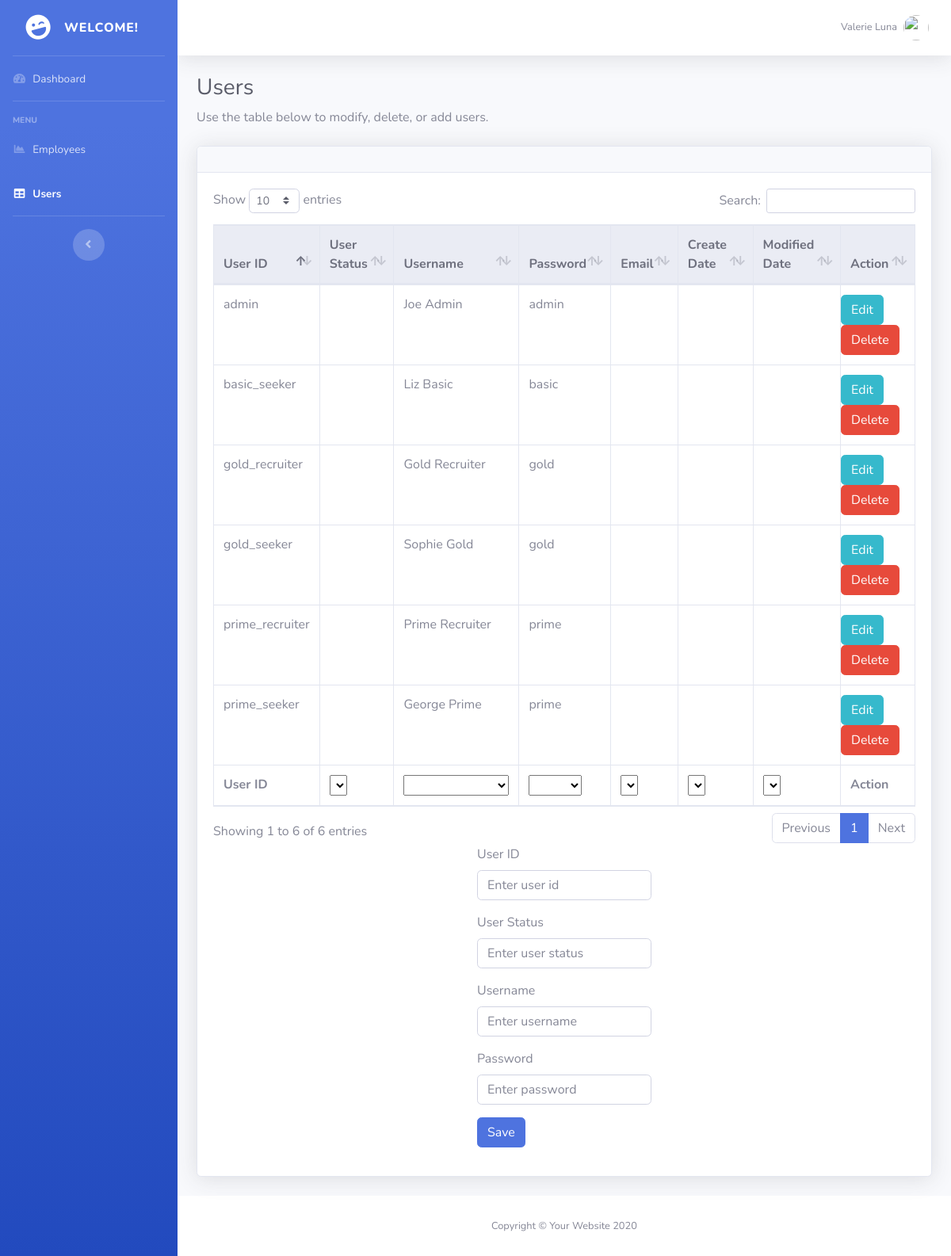
Screenshot of /User/admin_users.php with the database file from the repository.
### tables this page shows
CREATE TABLE `users` (
  `user_id` varchar(20) NOT NULL,
  `user_category` int(11) NOT NULL,
  `user_name` varchar(80) NOT NULL,
  `user_password` varchar(80) NOT NULL,
  `EMAIL_ID` varchar(20) DEFAULT NULL,
  `CONTACT_NUMBER` int(11) DEFAULT NULL,
  `CREATE_DATE` date DEFAULT NULL,
  `MODIFIED_DATE` date DEFAULT NULL,
  PRIMARY KEY (`user_id`),
  KEY `FK_user_status` (`user_category`)
);

### User/process-users.php (called while the page is built, shortened)
<?php
$host = "192.168.64.2";
$user = "career";
$password = "topsecret";
$conn = mysqli_connect($host, $user, $password, "career");
$user_id = "";
$user_status = "";
$user_name = "";
$password = "";
$update=false;
$sql = "SELECT * FROM users";
$result = mysqli_query($conn, $sql);
?>

### User/admin_users.php (the view, shortened to what this page needs)
<?php
require_once('process-users.php');
?>
<!DOCTYPE html>
<html lang="en">
<head>
  <link href="vendor/fontawesome-free/css/all.min.css" rel="stylesheet" type="text/css">
  <link href="css/sb-admin-2.min.css" rel="stylesheet">
  <link href="vendor/datatables/dataTables.bootstrap4.min.css" rel="stylesheet">
</head>
  <div id="wrapper">
    <ul class="navbar-nav bg-gradient-primary sidebar sidebar-dark accordion" id="accordionSidebar">
      <a class="sidebar-brand d-flex align-items-center justify-content-center" href="index.html">
        <div class="sidebar-brand-icon rotate-n-15">
          <i class="fas fa-laugh-wink"></i>
        </div>
        <div class="sidebar-brand-text mx-3">Welcome!</div>
      </a>
      <hr class="sidebar-divider my-0">
      <li class="nav-item">
        <a class="nav-link" href="index.php">
          <i class="fas fa-fw fa-tachometer-alt"></i>
          <span>Dashboard</span></a>
      </li>
      <hr class="sidebar-divider">
      <div class="sidebar-heading">
        Menu
      </div>
      <li class="nav-item">
        <a class="nav-link" href="admin_employers.php">
          <i class="fas fa-fw fa-chart-area"></i>
          <span>Employees</span></a>
      </li>
      <li class="nav-item active">
        <a class="nav-link" href="admin_users.php">
          <i class="fas fa-fw fa-table"></i>
          <span>Users</span></a>
      </li>
      <hr class="sidebar-divider d-none d-md-block">
      <div class="text-center d-none d-md-inline">
        <button class="rounded-circle border-0" id="sidebarToggle"></button>
      </div>
    </ul>
    <div id="content-wrapper" class="d-flex flex-column">
      <div id="content">
        <nav class="navbar navbar-expand navbar-light bg-white topbar mb-4 static-top shadow">
          <ul class="navbar-nav ml-auto">
            <li class="nav-item dropdown no-arrow">
              <a class="nav-link dropdown-toggle" href="#" id="userDropdown" role="button" data-toggle="dropdown" aria-haspopup="true" aria-expanded="false">
                <span class="mr-2 d-none d-lg-inline text-gray-600 small">Valerie Luna</span>
                <img class="img-profile rounded-circle" src="https://source.unsplash.com/QAB-WJcbgJk/60x60">
              </a>
            </li>
          </ul>
        </nav>
        <div class="container-fluid">
          <h1 class="h3 mb-2 text-gray-800">Users</h1>
          <body id="page-top">
          <p class="mb-4">Use the table below to modify, delete, or add users.</a></p>
          <div class="card shadow mb-4">
            <div class="card-header py-3">
            </div>
            <div class="card-body">
              <div class="table-responsive">
                <table class="table table-bordered" id="dataTable" width="100%" cellspacing="0">
                  <thead class="thead-light">
                    <tr>
                      <th>User ID </th>
                      <th>User Status</th>
                      <th>Username</th>
                      <th>Password</th>
                      <th>Email</th>
                      <th>Create Date</th>
                      <th>Modified Date</th>
                      <th>Action</th>
                    </tr>
                  </thead>
                  <tfoot>
                    <tr>
                      <th>User ID </th>
                      <th>User Status</th>
                      <th>Username</th>
                      <th>Password</th>
                      <th>Email</th>
                      <th>Create Date</th>
                      <th>Modified Date</th>
                      <th>Action</th>
                    </tr>
                  </tfoot>
                  <tbody>
                    <?php
                     while($row = mysqli_fetch_assoc($result)):
                    ?>
                      <tr>
                        <td><?php echo $row['user_id'] ?></td>
                        <td><?php echo $row['user_status'] ?></td>
                        <td><?php echo $row['user_name'] ?></td>
                        <td><?php echo $row['user_password'] ?></td>
                        <td><?php echo $row['EMAIL_ID'] ?></td>
                        <td><?php echo $row['CREATE_DATE'] ?></td>
                        <td><?php echo $row['MODIFIED_DATE'] ?></td>
                        <td>
                        <div class="row">
                        <a href="ADMIN-EDIT.php?edit=<?php echo $row['user_id'];?>" class="btn btn-info">Edit</a>
                        <a href="process-users.php?delete=<?php echo $row['user_id']; ?>" class="btn btn-danger">Delete</a>
                      </div>
                        </td>
                      </tr>
                  <?php endwhile; ?>
                  </tbody>
                </table>
              <div class="row justify-content-center">
                <form action="process-users.php" method="POST">
                  <div class="form-group">
                  <label> User ID </label>
                  <input type="text" name="user_id" class="form-control" placeholder="Enter user id" value="<?php echo $user_id; ?>">
                  </div>
                  <div class="form-group">
                  <label>User Status</label>
                  <input type="text" name="user_status" class="form-control" placeholder="Enter user status" value="<?php echo $user_status; ?>">
                  </div>
                  <div class="form-group">
                  <label>Username</label>
                  <input type="text" name="user_name" class="form-control" placeholder="Enter username" value="<?php echo $user_name; ?>">
                  </div>
                  <div class="form-group">
                  <label>Password</label>
                  <input type="text" name="password" class="form-control" placeholder="Enter password" value="<?php echo $password; ?>">
                  </div>
                  <div class="form-group">
                  <?php
                    if($update==true):
                  ?>
                  <button type="submit" class="btn btn-info" name="update">Update</button>
                  <?php
                    else:
                  ?>
                  <button type="submit" class="btn btn-primary" name="save">Save</button>
                  <?php endif ?>
                  </div>
                </form>
              </div>
            </div>
          </div>
        </div>
      </div>
      </div>
      <footer class="sticky-footer bg-white">
        <div class="container my-auto">
          <div class="copyright text-center my-auto">
            <span>Copyright &copy; Your Website 2020</span>
          </div>
        </div>
      </footer>
    </div>
  </div>
</body>
</html>

### rows the page displays
users: user_id "admin", user_name "Joe Admin", user_password "admin"
users: user_id "basic_seeker", user_name "Liz Basic", user_password "basic"
users: user_id "gold_recruiter", user_name "Gold Recruiter", user_password "gold"
users: user_id "gold_seeker", user_name "Sophie Gold", user_password "gold"
users: user_id "prime_recruiter", user_name "Prime Recruiter", user_password "prime"
users: user_id "prime_seeker", user_name "George Prime", user_password "prime"
